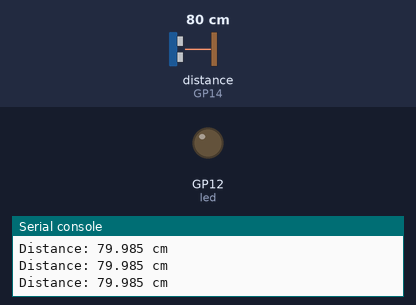
Simulated run of this program. Board: Raspberry Pi Pico running CircuitPython. Shown: output pins drawn as LEDs (lit = HIGH), the last lines printed to the serial console. The test bench sets the inputs (shaded band); at power-on: distance to the obstacle (sensor on GP14) 80 cm. The echo pulse lasts 58.3 µs per cm.

Above: at 1.2 s.
1.3 s: distance to the obstacle (sensor on GP14) set to 23 cm
2.8 s: distance to the obstacle (sensor on GP14) set to 18 cm
At 3.5 s:
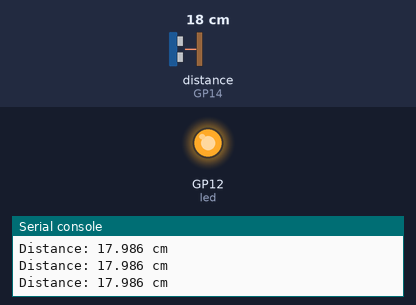
4.3 s: distance to the obstacle (sensor on GP14) set to 35 cm
At 4.7 s:
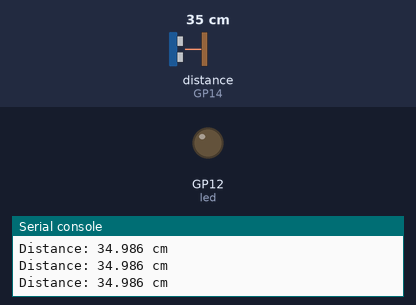
5.8 s: distance to the obstacle (sensor on GP14) set to 2 cm
At 7.0 s:
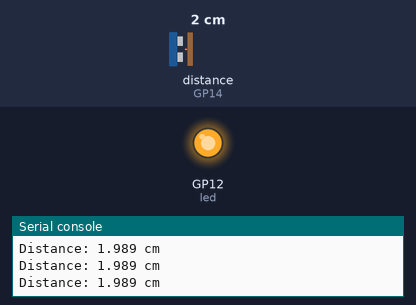
Timing chart, 0 to 8.3 s (numbered marks = the images above; inputs shaded):
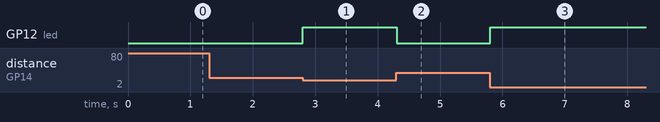

The program:

code.py
```python
# Created by: Clara T
# Created on: Mar 2025
# This program uses sonar


import time
import board
import adafruit_hcsr04
import digitalio


# variables
seconds_to_microseconds_conversion_number = 1000000
sonar_delays = [2 / seconds_to_microseconds_conversion_number, 10 / seconds_to_microseconds_conversion_number]
delay_between_sonar_cheeks = 10
distance = 0
too_close = 20

# setup
led = digitalio.DigitalInOut(board.GP12)
led.direction = digitalio.Direction.OUTPUT
sonar = adafruit_hcsr04.HCSR04(trigger_pin = board.GP15, echo_pin = board.GP14)

# loop
while True:
    # Sonar gets the distance form object
    time.sleep(sonar_delays[0])
    distance = sonar.distance
    time.sleep(sonar_delays[1])

    print(f"Distance: {distance} cm")

    # Turns on LED if an object’s distance is equal to or closer then 20 cm from the sonar
    if distance <= too_close:
        led.value = True
    else:
        led.value = False

    # The commented out code is not part of the actual code but is needed to get it working by uncommenting it and then recommenting it
    #time.sleep(delay_between_sonar_cheeks)
```

Measured:
- the behaviour switches between 21 and 20 cm on distance to the obstacle (sensor on GP14) (found by bisection; images 0 and 1)
- after the input at 2.8 s, GP12 (led): LOW → HIGH at once
- after the input at 4.3 s, GP12 (led): HIGH → LOW at once
- after the input at 5.8 s, GP12 (led): LOW → HIGH at once
